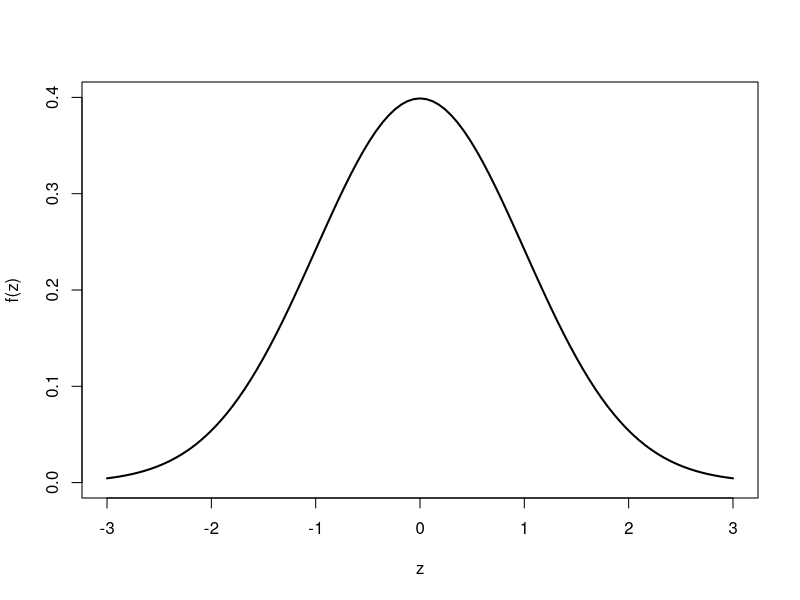

Here is the R script that generated this plot: (Note: this script raises an error after producing the figure.)
#Example 4.13.d, Page 154
#The answers may slightly vary due to rounding off of values

#P(-0.38<=Z<=1.25)
#Variable to store result(1-P(Z<=1.25))
a<-pnorm(1.25,0,1)-pnorm(-0.38,0,1)
print(paste("The standard normal probability is", a))

#To plot the standard normal distribution bell curve
curve(dnorm, xlim = c(-3, 3), ylim = c(0, 0.4), xlab = "z", ylab="f(z)",lwd=2, col="black")
z1 = 1.25
z2 = -0.38
pnorm(z)
x = c(z2, seq(z2, z1, by=.001), z1)
#plot(x)
y = c(0, dnorm(seq(z2, z1, by=.001)), 0)
#plot(y)
polygon(x, y, col="red")
